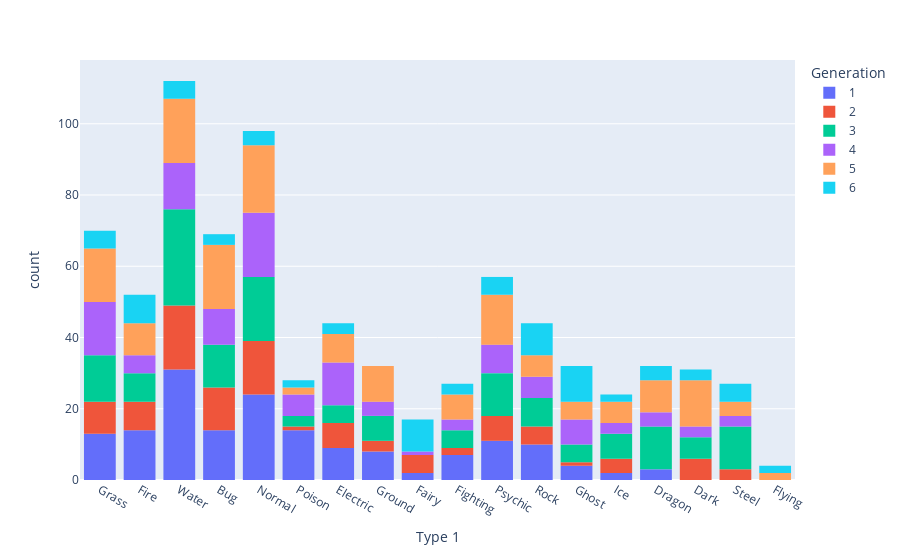

Here is the notebook cell this chart was saved with:
### Code cell
fig = px.histogram(pokemon, x='Type 1', color='Generation')
fig.show()

### Figure 1 — Plotly figure (JSON) as saved in the notebook; plotly's stock layout.template omitted (floating-point values rounded to 4 significant figures; data arrays with more than 128 entries replaced by an {"elided": "..."} marker saying what was removed)
{"data": [{"alignmentgroup": "True", "bingroup": "x", "hovertemplate": "Generation=1<br>Type 1=%{x}<br>count=%{y}<extra></extra>", "legendgroup": "1", "marker": {"color": "#636efa", "pattern": {"shape": ""}}, "name": "1", "offsetgroup": "1", "orientation": "v", "showlegend": true, "type": "histogram", "x": {"elided": "166 str values"}, "xaxis": "x", "yaxis": "y"}, {"alignmentgroup": "True", "bingroup": "x", "hovertemplate": "Generation=2<br>Type 1=%{x}<br>count=%{y}<extra></extra>", "legendgroup": "2", "marker": {"color": "#EF553B", "pattern": {"shape": ""}}, "name": "2", "offsetgroup": "2", "orientation": "v", "showlegend": true, "type": "histogram", "x": ["Grass", "Grass", "Grass", "Fire", "Fire", "Fire", "Water", "Water", "Water", "Normal", "Normal", "Normal", "Normal", "Bug", "Bug", "Bug", "Bug", "Poison", "Water", "Water", "Electric", "Fairy", "Normal", "Fairy", "Fairy", "Psychic", "Psychic", "Electric", "Electric", "Electric", "Electric", "Grass", "Water", "Water", "Rock", "Water", "Grass", "Grass", "Grass", "Normal", "Grass", "Grass", "Bug", "Water", "Water", "Psychic", "Dark", "Dark", "Water", "Ghost", "Psychic", "Psychic", "Normal", "Bug", "Bug", "Normal", "Ground", "Steel", "Steel", "Fairy", "Fairy", "Water", "Bug", "Bug", "Bug", "Bug", "Bug", "Dark", "Normal", "Normal", "Fire", "Fire", "Ice", "Ice", "Water", "Water", "Water", "Ice", "Water", "Steel", "Dark", "Dark", "Dark", "Water", "Ground", "Ground", "Normal", "Normal", "Normal", "Fighting", "Fighting", "Ice", "Electric", "Fire", "Normal", "Normal", "Electric", "Fire", "Water", "Rock", "Rock", "Rock", "Rock", "Psychic", "Fire", "Psychic"], "xaxis": "x", "yaxis": "y"}, {"alignmentgroup": "True", "bingroup": "x", "hovertemplate": "Generation=3<br>Type 1=%{x}<br>count=%{y}<extra></extra>", "legendgroup": "3", "marker": {"color": "#00cc96", "pattern": {"shape": ""}}, "name": "3", "offsetgroup": "3", "orientation": "v", "showlegend": true, "type": "histogram", "x": {"elided": "160 str values"}, "xaxis": "x", "yaxis": "y"}, {"alignmentgroup": "True", "bingroup": "x", "hovertemplate": "Generation=4<br>Type 1=%{x}<br>count=%{y}<extra></extra>", "legendgroup": "4", "marker": {"color": "#ab63fa", "pattern": {"shape": ""}}, "name": "4", "offsetgroup": "4", "orientation": "v", "showlegend": true, "type": "histogram", "x": ["Grass", "Grass", "Grass", "Fire", "Fire", "Fire", "Water", "Water", "Water", "Normal", "Normal", "Normal", "Normal", "Normal", "Bug", "Bug", "Electric", "Electric", "Electric", "Grass", "Grass", "Rock", "Rock", "Rock", "Rock", "Bug", "Bug", "Bug", "Bug", "Bug", "Bug", "Bug", "Electric", "Water", "Water", "Grass", "Grass", "Water", "Water", "Normal", "Ghost", "Ghost", "Normal", "Normal", "Normal", "Ghost", "Dark", "Normal", "Normal", "Psychic", "Poison", "Poison", "Steel", "Steel", "Rock", "Psychic", "Normal", "Normal", "Ghost", "Dragon", "Dragon", "Dragon", "Dragon", "Normal", "Fighting", "Fighting", "Fighting", "Ground", "Ground", "Poison", "Poison", "Poison", "Poison", "Grass", "Water", "Water", "Water", "Grass", "Grass", "Grass", "Dark", "Electric", "Normal", "Ground", "Grass", "Electric", "Fire", "Fairy", "Bug", "Grass", "Ice", "Ground", "Ice", "Normal", "Psychic", "Psychic", "Rock", "Ghost", "Ice", "Electric", "Electric", "Electric", "Electric", "Electric", "Electric", "Psychic", "Psychic", "Psychic", "Steel", "Water", "Fire", "Normal", "Ghost", "Ghost", "Psychic", "Water", "Water", "Dark", "Grass", "Grass", "Normal"], "xaxis": "x", "yaxis": "y"}, {"alignmentgroup": "True", "bingroup": "x", "hovertemplate": "Generation=5<br>Type 1=%{x}<br>count=%{y}<extra></extra>", "legendgroup": "5", "marker": {"color": "#FFA15A", "pattern": {"shape": ""}}, "name": "5", "offsetgroup": "5", "orientation": "v", "showlegend": true, "type": "histogram", "x": {"elided": "165 str values"}, "xaxis": "x", "yaxis": "y"}, {"alignmentgroup": "True", "bingroup": "x", "hovertemplate": "Generation=6<br>Type 1=%{x}<br>count=%{y}<extra></extra>", "legendgroup": "6", "marker": {"color": "#19d3f3", "pattern": {"shape": ""}}, "name": "6", "offsetgroup": "6", "orientation": "v", "showlegend": true, "type": "histogram", "x": ["Grass", "Grass", "Grass", "Fire", "Fire", "Fire", "Water", "Water", "Water", "Normal", "Normal", "Normal", "Fire", "Fire", "Bug", "Bug", "Bug", "Fire", "Fire", "Fairy", "Fairy", "Fairy", "Grass", "Grass", "Fighting", "Fighting", "Normal", "Psychic", "Psychic", "Psychic", "Steel", "Steel", "Steel", "Steel", "Fairy", "Fairy", "Fairy", "Fairy", "Dark", "Dark", "Rock", "Rock", "Poison", "Poison", "Water", "Water", "Electric", "Electric", "Rock", "Rock", "Rock", "Rock", "Fairy", "Fighting", "Electric", "Rock", "Dragon", "Dragon", "Dragon", "Steel", "Ghost", "Ghost", "Ghost", "Ghost", "Ghost", "Ghost", "Ghost", "Ghost", "Ghost", "Ghost", "Ice", "Ice", "Flying", "Flying", "Fairy", "Dark", "Dragon", "Rock", "Rock", "Psychic", "Psychic", "Fire"], "xaxis": "x", "yaxis": "y"}], "layout": {"barmode": "relative", "legend": {"title": {"text": "Generation"}, "tracegroupgap": 0}, "margin": {"t": 60}, "xaxis": {"anchor": "y", "domain": [0, 1], "title": {"text": "Type 1"}}, "yaxis": {"anchor": "x", "domain": [0, 1], "title": {"text": "count"}}}}
